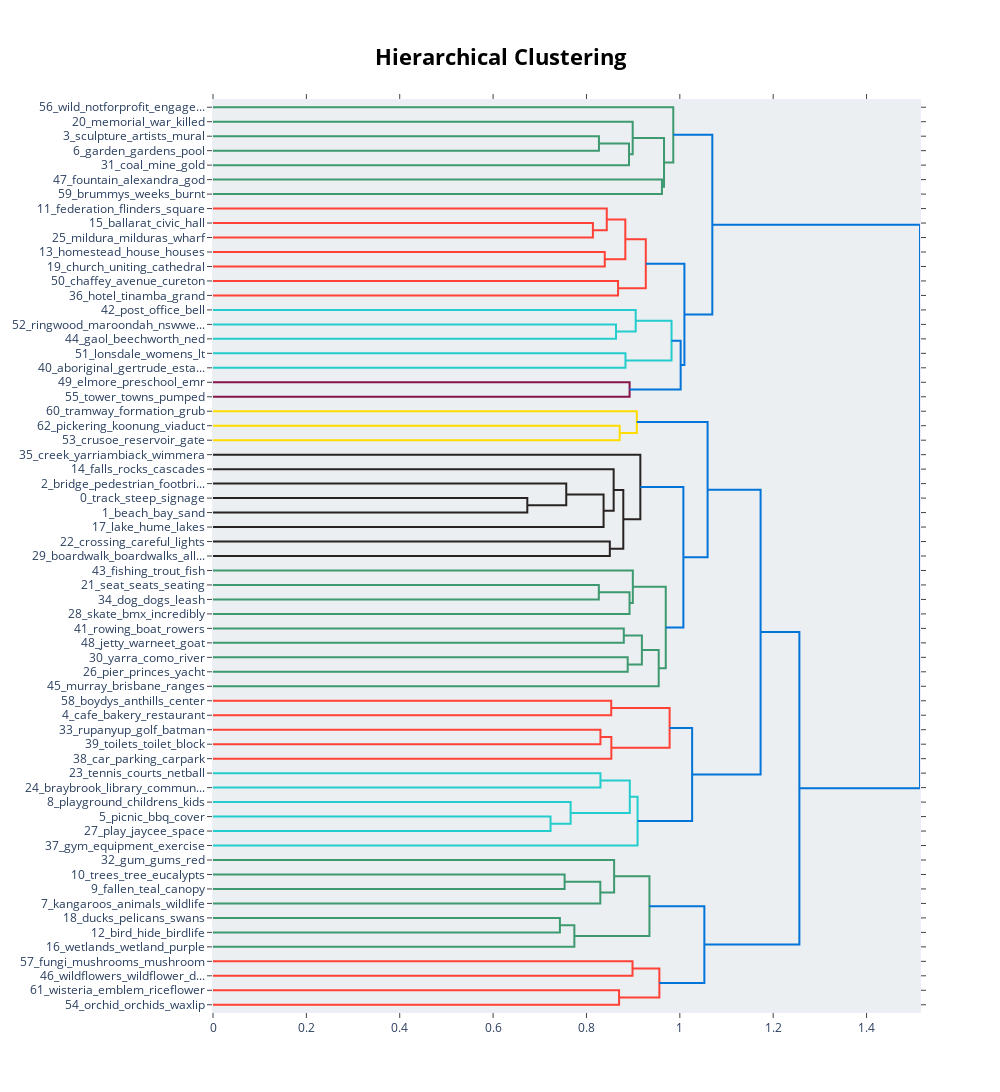

Notebook code cell kept with this figure:
### Code cell
fig = topic_model.visualize_hierarchy()
if os.path.isfile(topic_hierarchy_html_path) and not overwrite:
    logger.info('figure is already saved in HTML and image format')
else:
    fig.write_html(topic_hierarchy_html_path)
    fig.write_image(topic_hierarchy_image_path)
    logger.info(f'figures saved in: \n\t{topic_hierarchy_html_path}\n\t{topic_hierarchy_image_path}')


fig

### Figure 1 — Plotly figure (JSON) as saved in the notebook; plotly's stock layout.template omitted (floating-point values rounded to 4 significant figures)
{"data": [{"hoverinfo": "text", "marker": {"color": "rgb(61,153,112)"}, "mode": "lines", "type": "scatter", "x": [0, 0.8267, 0.8267, 0], "xaxis": "x", "y": [-25, -25, -35, -35], "yaxis": "y"}, {"hoverinfo": "text", "marker": {"color": "rgb(61,153,112)"}, "mode": "lines", "type": "scatter", "x": [0.8267, 0.8912, 0.8912, 0], "xaxis": "x", "y": [-30, -30, -45, -45], "yaxis": "y"}, {"hoverinfo": "text", "marker": {"color": "rgb(61,153,112)"}, "mode": "lines", "type": "scatter", "x": [0, 0.899, 0.899, 0.8912], "xaxis": "x", "y": [-15, -15, -37.5, -37.5], "yaxis": "y"}, {"hoverinfo": "text", "marker": {"color": "rgb(61,153,112)"}, "mode": "lines", "type": "scatter", "x": [0, 0.9617, 0.9617, 0], "xaxis": "x", "y": [-55, -55, -65, -65], "yaxis": "y"}, {"hoverinfo": "text", "marker": {"color": "rgb(61,153,112)"}, "mode": "lines", "type": "scatter", "x": [0.899, 0.9662, 0.9662, 0.9617], "xaxis": "x", "y": [-26.25, -26.25, -60, -60], "yaxis": "y"}, {"hoverinfo": "text", "marker": {"color": "rgb(61,153,112)"}, "mode": "lines", "type": "scatter", "x": [0, 0.986, 0.986, 0.9662], "xaxis": "x", "y": [-5, -5, -43.12, -43.12], "yaxis": "y"}, {"hoverinfo": "text", "marker": {"color": "rgb(255,65,54)"}, "mode": "lines", "type": "scatter", "x": [0, 0.8138, 0.8138, 0], "xaxis": "x", "y": [-85, -85, -95, -95], "yaxis": "y"}, {"hoverinfo": "text", "marker": {"color": "rgb(255,65,54)"}, "mode": "lines", "type": "scatter", "x": [0, 0.8435, 0.8435, 0.8138], "xaxis": "x", "y": [-75, -75, -90, -90], "yaxis": "y"}, {"hoverinfo": "text", "marker": {"color": "rgb(255,65,54)"}, "mode": "lines", "type": "scatter", "x": [0, 0.8392, 0.8392, 0], "xaxis": "x", "y": [-105, -105, -115, -115], "yaxis": "y"}, {"hoverinfo": "text", "marker": {"color": "rgb(255,65,54)"}, "mode": "lines", "type": "scatter", "x": [0.8435, 0.8832, 0.8832, 0.8392], "xaxis": "x", "y": [-82.5, -82.5, -110, -110], "yaxis": "y"}, {"hoverinfo": "text", "marker": {"color": "rgb(255,65,54)"}, "mode": "lines", "type": "scatter", "x": [0, 0.8677, 0.8677, 0], "xaxis": "x", "y": [-125, -125, -135, -135], "yaxis": "y"}, {"hoverinfo": "text", "marker": {"color": "rgb(255,65,54)"}, "mode": "lines", "type": "scatter", "x": [0.8832, 0.9271, 0.9271, 0.8677], "xaxis": "x", "y": [-96.25, -96.25, -130, -130], "yaxis": "y"}, {"hoverinfo": "text", "marker": {"color": "rgb(35,205,205)"}, "mode": "lines", "type": "scatter", "x": [0, 0.8633, 0.8633, 0], "xaxis": "x", "y": [-155, -155, -165, -165], "yaxis": "y"}, {"hoverinfo": "text", "marker": {"color": "rgb(35,205,205)"}, "mode": "lines", "type": "scatter", "x": [0, 0.9055, 0.9055, 0.8633], "xaxis": "x", "y": [-145, -145, -160, -160], "yaxis": "y"}, {"hoverinfo": "text", "marker": {"color": "rgb(35,205,205)"}, "mode": "lines", "type": "scatter", "x": [0, 0.8836, 0.8836, 0], "xaxis": "x", "y": [-175, -175, -185, -185], "yaxis": "y"}, {"hoverinfo": "text", "marker": {"color": "rgb(35,205,205)"}, "mode": "lines", "type": "scatter", "x": [0.9055, 0.9822, 0.9822, 0.8836], "xaxis": "x", "y": [-152.5, -152.5, -180, -180], "yaxis": "y"}, {"hoverinfo": "text", "marker": {"color": "rgb(133,20,75)"}, "mode": "lines", "type": "scatter", "x": [0, 0.8924, 0.8924, 0], "xaxis": "x", "y": [-195, -195, -205, -205], "yaxis": "y"}, {"hoverinfo": "text", "marker": {"color": "rgb(0,116,217)"}, "mode": "lines", "type": "scatter", "x": [0.9822, 1.002, 1.002, 0.8924], "xaxis": "x", "y": [-166.2, -166.2, -200, -200], "yaxis": "y"}, {"hoverinfo": "text", "marker": {"color": "rgb(0,116,217)"}, "mode": "lines", "type": "scatter", "x": [0.9271, 1.01, 1.01, 1.002], "xaxis": "x", "y": [-113.1, -113.1, -183.1, -183.1], "yaxis": "y"}, {"hoverinfo": "text", "marker": {"color": "rgb(0,116,217)"}, "mode": "lines", "type": "scatter", "x": [0.986, 1.07, 1.07, 1.01], "xaxis": "x", "y": [-24.06, -24.06, -148.1, -148.1], "yaxis": "y"}, {"hoverinfo": "text", "marker": {"color": "rgb(255,220,0)"}, "mode": "lines", "type": "scatter", "x": [0, 0.8711, 0.8711, 0], "xaxis": "x", "y": [-225, -225, -235, -235], "yaxis": "y"}, {"hoverinfo": "text", "marker": {"color": "rgb(255,220,0)"}, "mode": "lines", "type": "scatter", "x": [0, 0.9079, 0.9079, 0.8711], "xaxis": "x", "y": [-215, -215, -230, -230], "yaxis": "y"}, {"hoverinfo": "text", "marker": {"color": "rgb(40,35,35)"}, "mode": "lines", "type": "scatter", "x": [0, 0.6733, 0.6733, 0], "xaxis": "x", "y": [-275, -275, -285, -285], "yaxis": "y"}, {"hoverinfo": "text", "marker": {"color": "rgb(40,35,35)"}, "mode": "lines", "type": "scatter", "x": [0, 0.7567, 0.7567, 0.6733], "xaxis": "x", "y": [-265, -265, -280, -280], "yaxis": "y"}, {"hoverinfo": "text", "marker": {"color": "rgb(40,35,35)"}, "mode": "lines", "type": "scatter", "x": [0.7567, 0.8367, 0.8367, 0], "xaxis": "x", "y": [-272.5, -272.5, -295, -295], "yaxis": "y"}, {"hoverinfo": "text", "marker": {"color": "rgb(40,35,35)"}, "mode": "lines", "type": "scatter", "x": [0, 0.8583, 0.8583, 0.8367], "xaxis": "x", "y": [-255, -255, -283.8, -283.8], "yaxis": "y"}, {"hoverinfo": "text", "marker": {"color": "rgb(40,35,35)"}, "mode": "lines", "type": "scatter", "x": [0, 0.85, 0.85, 0], "xaxis": "x", "y": [-305, -305, -315, -315], "yaxis": "y"}, {"hoverinfo": "text", "marker": {"color": "rgb(40,35,35)"}, "mode": "lines", "type": "scatter", "x": [0.8583, 0.8789, 0.8789, 0.85], "xaxis": "x", "y": [-269.4, -269.4, -310, -310], "yaxis": "y"}, {"hoverinfo": "text", "marker": {"color": "rgb(40,35,35)"}, "mode": "lines", "type": "scatter", "x": [0, 0.9154, 0.9154, 0.8789], "xaxis": "x", "y": [-245, -245, -289.7, -289.7], "yaxis": "y"}, {"hoverinfo": "text", "marker": {"color": "rgb(61,153,112)"}, "mode": "lines", "type": "scatter", "x": [0, 0.8265, 0.8265, 0], "xaxis": "x", "y": [-335, -335, -345, -345], "yaxis": "y"}, {"hoverinfo": "text", "marker": {"color": "rgb(61,153,112)"}, "mode": "lines", "type": "scatter", "x": [0.8265, 0.8922, 0.8922, 0], "xaxis": "x", "y": [-340, -340, -355, -355], "yaxis": "y"}, {"hoverinfo": "text", "marker": {"color": "rgb(61,153,112)"}, "mode": "lines", "type": "scatter", "x": [0, 0.8993, 0.8993, 0.8922], "xaxis": "x", "y": [-325, -325, -347.5, -347.5], "yaxis": "y"}, {"hoverinfo": "text", "marker": {"color": "rgb(61,153,112)"}, "mode": "lines", "type": "scatter", "x": [0, 0.88, 0.88, 0], "xaxis": "x", "y": [-365, -365, -375, -375], "yaxis": "y"}, {"hoverinfo": "text", "marker": {"color": "rgb(61,153,112)"}, "mode": "lines", "type": "scatter", "x": [0, 0.8883, 0.8883, 0], "xaxis": "x", "y": [-385, -385, -395, -395], "yaxis": "y"}, {"hoverinfo": "text", "marker": {"color": "rgb(61,153,112)"}, "mode": "lines", "type": "scatter", "x": [0.88, 0.9187, 0.9187, 0.8883], "xaxis": "x", "y": [-370, -370, -390, -390], "yaxis": "y"}, {"hoverinfo": "text", "marker": {"color": "rgb(61,153,112)"}, "mode": "lines", "type": "scatter", "x": [0.9187, 0.9547, 0.9547, 0], "xaxis": "x", "y": [-380, -380, -405, -405], "yaxis": "y"}, {"hoverinfo": "text", "marker": {"color": "rgb(61,153,112)"}, "mode": "lines", "type": "scatter", "x": [0.8993, 0.9698, 0.9698, 0.9547], "xaxis": "x", "y": [-336.2, -336.2, -392.5, -392.5], "yaxis": "y"}, {"hoverinfo": "text", "marker": {"color": "rgb(0,116,217)"}, "mode": "lines", "type": "scatter", "x": [0.9154, 1.008, 1.008, 0.9698], "xaxis": "x", "y": [-267.3, -267.3, -364.4, -364.4], "yaxis": "y"}, {"hoverinfo": "text", "marker": {"color": "rgb(0,116,217)"}, "mode": "lines", "type": "scatter", "x": [0.9079, 1.059, 1.059, 1.008], "xaxis": "x", "y": [-222.5, -222.5, -315.9, -315.9], "yaxis": "y"}, {"hoverinfo": "text", "marker": {"color": "rgb(255,65,54)"}, "mode": "lines", "type": "scatter", "x": [0, 0.853, 0.853, 0], "xaxis": "x", "y": [-415, -415, -425, -425], "yaxis": "y"}, {"hoverinfo": "text", "marker": {"color": "rgb(255,65,54)"}, "mode": "lines", "type": "scatter", "x": [0, 0.83, 0.83, 0], "xaxis": "x", "y": [-435, -435, -445, -445], "yaxis": "y"}, {"hoverinfo": "text", "marker": {"color": "rgb(255,65,54)"}, "mode": "lines", "type": "scatter", "x": [0.83, 0.8533, 0.8533, 0], "xaxis": "x", "y": [-440, -440, -455, -455], "yaxis": "y"}, {"hoverinfo": "text", "marker": {"color": "rgb(255,65,54)"}, "mode": "lines", "type": "scatter", "x": [0.853, 0.9781, 0.9781, 0.8533], "xaxis": "x", "y": [-420, -420, -447.5, -447.5], "yaxis": "y"}, {"hoverinfo": "text", "marker": {"color": "rgb(35,205,205)"}, "mode": "lines", "type": "scatter", "x": [0, 0.83, 0.83, 0], "xaxis": "x", "y": [-465, -465, -475, -475], "yaxis": "y"}, {"hoverinfo": "text", "marker": {"color": "rgb(35,205,205)"}, "mode": "lines", "type": "scatter", "x": [0, 0.7231, 0.7231, 0], "xaxis": "x", "y": [-495, -495, -505, -505], "yaxis": "y"}, {"hoverinfo": "text", "marker": {"color": "rgb(35,205,205)"}, "mode": "lines", "type": "scatter", "x": [0, 0.766, 0.766, 0.7231], "xaxis": "x", "y": [-485, -485, -500, -500], "yaxis": "y"}, {"hoverinfo": "text", "marker": {"color": "rgb(35,205,205)"}, "mode": "lines", "type": "scatter", "x": [0.83, 0.8928, 0.8928, 0.766], "xaxis": "x", "y": [-470, -470, -492.5, -492.5], "yaxis": "y"}, {"hoverinfo": "text", "marker": {"color": "rgb(35,205,205)"}, "mode": "lines", "type": "scatter", "x": [0.8928, 0.9095, 0.9095, 0], "xaxis": "x", "y": [-481.2, -481.2, -515, -515], "yaxis": "y"}, {"hoverinfo": "text", "marker": {"color": "rgb(0,116,217)"}, "mode": "lines", "type": "scatter", "x": [0.9781, 1.026, 1.026, 0.9095], "xaxis": "x", "y": [-433.8, -433.8, -498.1, -498.1], "yaxis": "y"}, {"hoverinfo": "text", "marker": {"color": "rgb(0,116,217)"}, "mode": "lines", "type": "scatter", "x": [1.059, 1.173, 1.173, 1.026], "xaxis": "x", "y": [-269.2, -269.2, -465.9, -465.9], "yaxis": "y"}, {"hoverinfo": "text", "marker": {"color": "rgb(61,153,112)"}, "mode": "lines", "type": "scatter", "x": [0, 0.7532, 0.7532, 0], "xaxis": "x", "y": [-535, -535, -545, -545], "yaxis": "y"}, {"hoverinfo": "text", "marker": {"color": "rgb(61,153,112)"}, "mode": "lines", "type": "scatter", "x": [0.7532, 0.8297, 0.8297, 0], "xaxis": "x", "y": [-540, -540, -555, -555], "yaxis": "y"}, {"hoverinfo": "text", "marker": {"color": "rgb(61,153,112)"}, "mode": "lines", "type": "scatter", "x": [0, 0.8593, 0.8593, 0.8297], "xaxis": "x", "y": [-525, -525, -547.5, -547.5], "yaxis": "y"}, {"hoverinfo": "text", "marker": {"color": "rgb(61,153,112)"}, "mode": "lines", "type": "scatter", "x": [0, 0.7431, 0.7431, 0], "xaxis": "x", "y": [-565, -565, -575, -575], "yaxis": "y"}, {"hoverinfo": "text", "marker": {"color": "rgb(61,153,112)"}, "mode": "lines", "type": "scatter", "x": [0.7431, 0.774, 0.774, 0], "xaxis": "x", "y": [-570, -570, -585, -585], "yaxis": "y"}, {"hoverinfo": "text", "marker": {"color": "rgb(61,153,112)"}, "mode": "lines", "type": "scatter", "x": [0.8593, 0.9349, 0.9349, 0.774], "xaxis": "x", "y": [-536.2, -536.2, -577.5, -577.5], "yaxis": "y"}, {"hoverinfo": "text", "marker": {"color": "rgb(255,65,54)"}, "mode": "lines", "type": "scatter", "x": [0, 0.8986, 0.8986, 0], "xaxis": "x", "y": [-595, -595, -605, -605], "yaxis": "y"}, {"hoverinfo": "text", "marker": {"color": "rgb(255,65,54)"}, "mode": "lines", "type": "scatter", "x": [0, 0.8699, 0.8699, 0], "xaxis": "x", "y": [-615, -615, -625, -625], "yaxis": "y"}, {"hoverinfo": "text", "marker": {"color": "rgb(255,65,54)"}, "mode": "lines", "type": "scatter", "x": [0.8986, 0.9562, 0.9562, 0.8699], "xaxis": "x", "y": [-600, -600, -620, -620], "yaxis": "y"}, {"hoverinfo": "text", "marker": {"color": "rgb(0,116,217)"}, "mode": "lines", "type": "scatter", "x": [0.9349, 1.053, 1.053, 0.9562], "xaxis": "x", "y": [-556.9, -556.9, -610, -610], "yaxis": "y"}, {"hoverinfo": "text", "marker": {"color": "rgb(0,116,217)"}, "mode": "lines", "type": "scatter", "x": [1.173, 1.256, 1.256, 1.053], "xaxis": "x", "y": [-367.6, -367.6, -583.4, -583.4], "yaxis": "y"}, {"hoverinfo": "text", "marker": {"color": "rgb(0,116,217)"}, "mode": "lines", "type": "scatter", "x": [1.07, 1.514, 1.514, 1.256], "xaxis": "x", "y": [-86.09, -86.09, -475.5, -475.5], "yaxis": "y"}], "layout": {"autosize": false, "height": 1145, "hoverlabel": {"bgcolor": "white", "font": {"family": "Rockwell", "size": 16}}, "hovermode": "closest", "plot_bgcolor": "#ECEFF1", "showlegend": false, "title": {"font": {"color": "Black", "size": 22}, "text": "<b>Hierarchical Clustering</b>", "x": 0.5, "xanchor": "center", "yanchor": "top"}, "width": 1000, "xaxis": {"mirror": "allticks", "rangemode": "tozero", "showgrid": false, "showline": true, "showticklabels": true, "ticks": "outside", "type": "linear", "zeroline": false}, "yaxis": {"mirror": "allticks", "range": [-630, 0], "rangemode": "tozero", "showgrid": false, "showline": true, "showticklabels": true, "tickmode": "array", "ticks": "outside", "ticktext": ["56_wild_notforprofit_engage...", "20_memorial_war_killed", "3_sculpture_artists_mural", "6_garden_gardens_pool", "31_coal_mine_gold", "47_fountain_alexandra_god", "59_brummys_weeks_burnt", "11_federation_flinders_square", "15_ballarat_civic_hall", "25_mildura_milduras_wharf", "13_homestead_house_houses", "19_church_uniting_cathedral", "50_chaffey_avenue_cureton", "36_hotel_tinamba_grand", "42_post_office_bell", "52_ringwood_maroondah_nswwe...", "44_gaol_beechworth_ned", "51_lonsdale_womens_lt", "40_aboriginal_gertrude_esta...", "49_elmore_preschool_emr", "55_tower_towns_pumped", "60_tramway_formation_grub", "62_pickering_koonung_viaduct", "53_crusoe_reservoir_gate", "35_creek_yarriambiack_wimmera", "14_falls_rocks_cascades", "2_bridge_pedestrian_footbri...", "0_track_steep_signage", "1_beach_bay_sand", "17_lake_hume_lakes", "22_crossing_careful_lights", "29_boardwalk_boardwalks_all...", "43_fishing_trout_fish", "21_seat_seats_seating", "34_dog_dogs_leash", "28_skate_bmx_incredibly", "41_rowing_boat_rowers", "48_jetty_warneet_goat", "30_yarra_como_river", "26_pier_princes_yacht", "45_murray_brisbane_ranges", "58_boydys_anthills_center", "4_cafe_bakery_restaurant", "33_rupanyup_golf_batman", "39_toilets_toilet_block", "38_car_parking_carpark", "23_tennis_courts_netball", "24_braybrook_library_commun...", "8_playground_childrens_kids", "5_picnic_bbq_cover", "27_play_jaycee_space", "37_gym_equipment_exercise", "32_gum_gums_red", "10_trees_tree_eucalypts", "9_fallen_teal_canopy", "7_kangaroos_animals_wildlife", "18_ducks_pelicans_swans", "12_bird_hide_birdlife", "16_wetlands_wetland_purple", "57_fungi_mushrooms_mushroom", "46_wildflowers_wildflower_d...", "61_wisteria_emblem_riceflower", "54_orchid_orchids_waxlip"], "tickvals": [-5, -15, -25, -35, -45, -55, -65, -75, -85, -95, -105, -115, -125, -135, -145, -155, -165, -175, -185, -195, -205, -215, -225, -235, -245, -255, -265, -275, -285, -295, -305, -315, -325, -335, -345, -355, -365, -375, -385, -395, -405, -415, -425, -435, -445, -455, -465, -475, -485, -495, -505, -515, -525, -535, -545, -555, -565, -575, -585, -595, -605, -615, -625], "type": "linear", "zeroline": false}}}
